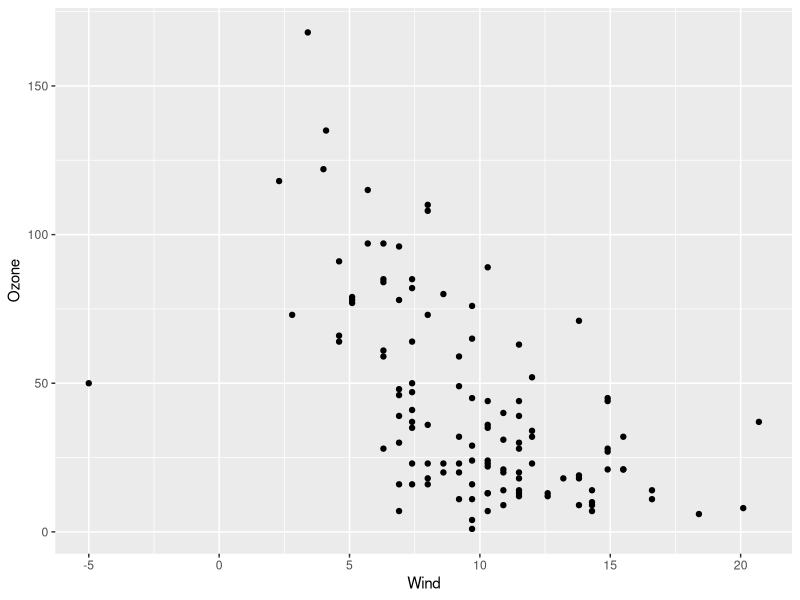
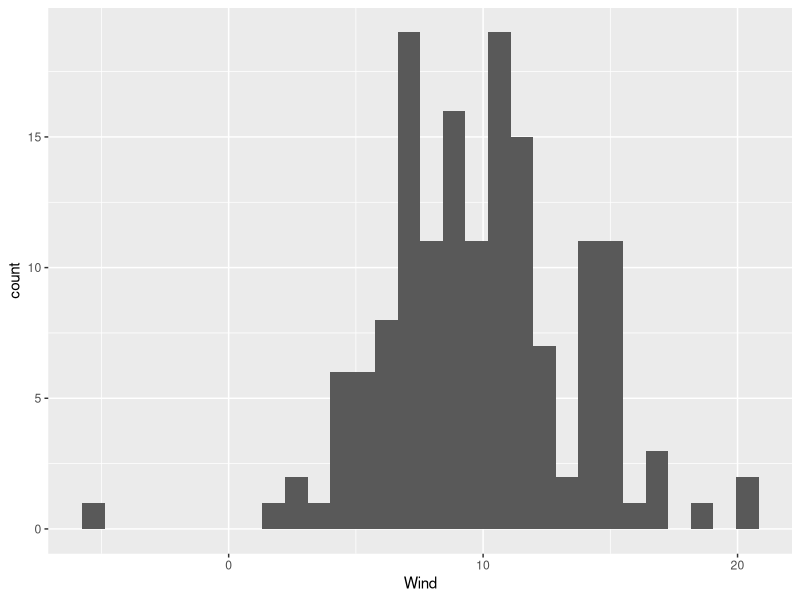
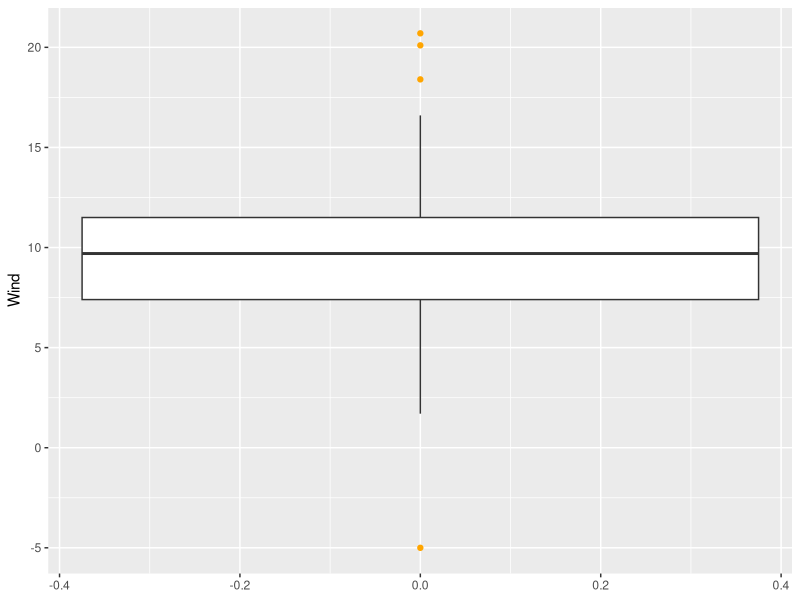
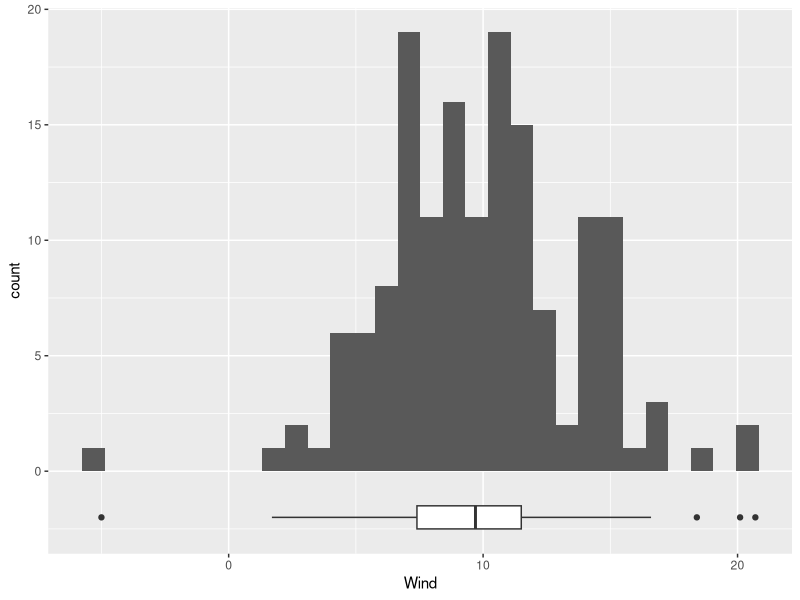

These charts were generated, in order, by the following R code:
# ---- 0. Setup and load libraries, if any ----

library(ggplot2)  # load the graphing library

if(!require("rstudioapi")) install.packages("rstudioapi")
setwd(dirname(getSourceEditorContext()$path))  # set working directory

# ---- 1. Load data ----
data(airquality)

head(airquality)

# Let's deliberately add an incorrect entry
new_row <- data.frame(
  Ozone = 50,      # example value
  Solar.R = 200,   # example value
  Wind = -5,       # outlier: negative wind speed
  Temp = 80,       # example value
  Month = 6,       # example value
  Day = 15         # example value
)
airquality2 <- rbind(airquality, new_row) # add the row to the dataset
tail(airquality2)

# ---- 2. Visualize data

ggplot(data=airquality2, aes(x=Wind, y=Ozone)) +
  geom_point()

ggplot(data=airquality2, aes(x = Wind)) +
  geom_histogram()

# ---- 2. Boxplots ----

ggplot(data=airquality2, aes(y=Wind)) +
  geom_boxplot(outlier.color = "orange")

# Note: This is the code we used last time to plot the IQR:
ggplot(data=airquality2, aes(x = Wind)) +
  geom_histogram() +
  geom_boxplot(aes(x = Wind),  
               width = 1, 
               #outlier.shape = NA,              # Use default outlier marker
               #coef = 0,                        # Use default whisker length (1.5x IQR)
               position = position_nudge(y = -2) # Place boxplot below x-axis
  ) 
guides(fill = "none")
